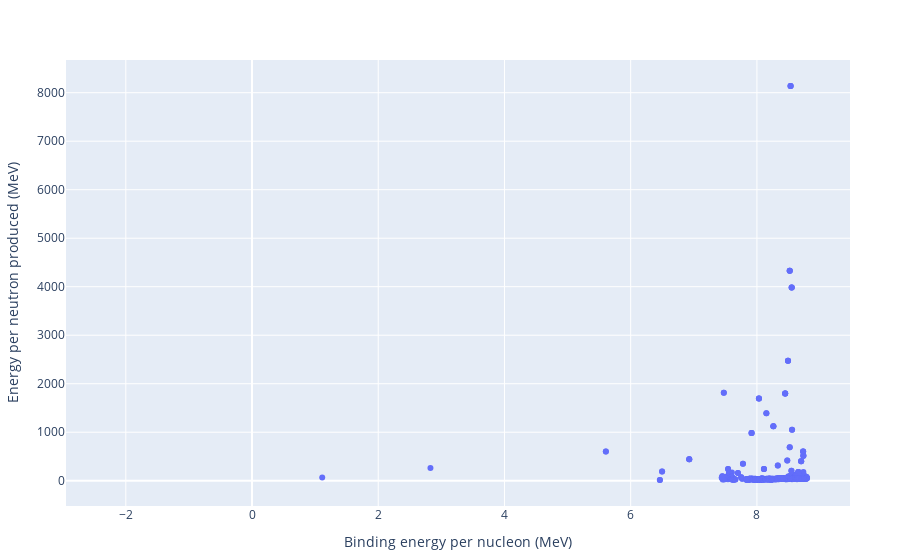

Notebook code for this chart:
### Code cell
y_axis = "Energy per neutron produced (MeV)"
fig = plot(scatter(x  = nuclide_df[!,x_axis], y  = nuclide_df[!,y_axis], mode="markers",
text = nuclide_df[!, "Isotope"]), Layout(xaxis_title = x_axis, yaxis_title = y_axis, 
                legend_title_text="Legend"))#, yaxis_type = "log", xaxis_type = "log"))

### Figure 1 — Plotly figure (JSON) as saved in the notebook; plotly's stock layout.template omitted (floating-point values rounded to 4 significant figures; data arrays with more than 128 entries replaced by an {"elided": "..."} marker saying what was removed)
{"data": [{"mode": "markers", "text": {"elided": "5842 str values"}, "type": "scatter", "x": {"elided": "5842 float values"}, "y": {"elided": "5842 float values"}}], "layout": {"legend": {"title": {"text": "Legend"}}, "margin": {"b": 50, "l": 50, "r": 50, "t": 60}, "xaxis": {"title": {"text": "Binding energy per nucleon (MeV)"}}, "yaxis": {"title": {"text": "Energy per neutron produced (MeV)"}}}}
